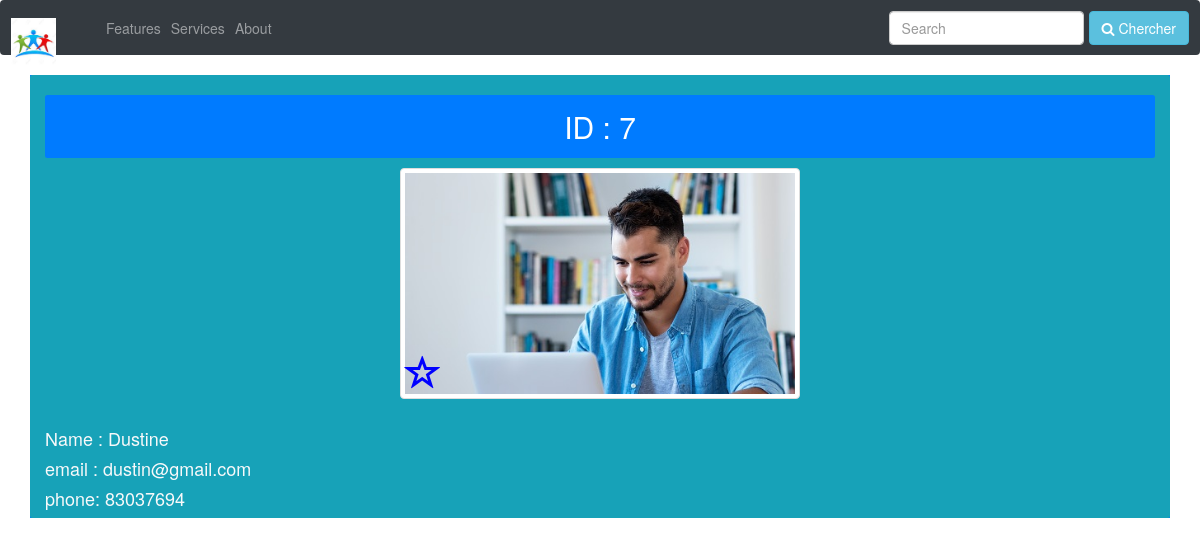
Screenshot of /details.php?details=7 with the database file from the repository.
### tables this page shows
CREATE TABLE `phpcrud` (
  `id` int(11) NOT NULL,
  `nom` varchar(100) NOT NULL,
  `email` varchar(255) NOT NULL,
  `phone` varchar(10) NOT NULL,
  `photo` varchar(255) NOT NULL
);

### action.php (called while the page is built, shortened)
<?php
include 'config.php';
if(isset($_GET['details'])){
	$id=$_GET['details'];
	$query="SELECT * FROM phpcrud WHERE id =?";
	$stmt=$conn->prepare($query);
	$stmt->bind_param("i",$id);
	$stmt->execute();
	$result=$stmt->get_result();
	$row=$result->fetch_assoc();
	$vid=$row['id'];
	$vnom=$row['nom'];
	$vemail=$row['email'];
	$vphone=$row['phone'];
	$vphoto=$row['photo'];
}
?>

### details.php (the view, shortened to what this page needs)
<?php
include 'action.php';
 ?>
<!DOCTYPE html>
<html lang="en">
<head>
<link rel="stylesheet" href="https://maxcdn.bootstrapcdn.com/bootstrap/4.5.0/css/bootstrap.min.css">
<link rel="stylesheet" href="logo.css">
<link rel="stylesheet" href="details.css">
<link rel="stylesheet" href="https://maxcdn.bootstrapcdn.com/font-awesome/4.7.0/css/font-awesome.min.css">
    </head>
    <body>
      <nav class="navbar navbar-expand-md bg-dark navbar-dark">
  <a class="navbar-brand" href="#" ><img src="image/voisin.jpg" class="img-responsive logo"></a>
  <div class="collapse navbar-collapse" id="collapsibleNavbar">
    <ul class="navbar-nav ">
      <li class="nav-item">
        <a class="nav-link" href="#">Features</a>
      </li>
      <li class="nav-item">
        <a class="nav-link" href="#">Services</a>
      </li>
      <li class="nav-item">
        <a class="nav-link" href="#">About</a>
      </li>
    </ul>
</div>
    <form class="form-inline" action="/action_page.php">
    <input class="form-control mr-sm-2" type="text" placeholder="Search">
    <button type="submit" class="btn btn-info"><span class="fa fa-search"></span> Chercher</button>
  </form>
</nav>
<div class="container bg-primary text-white">
  <div class="row justify-content">
    <div class="col-md-12 mt-14 bg-info p-6 rounded">
      <div >
        <h2 class="bg-primary p-4 rounded text-center ">ID : <?= $vid; ?>
        </h2>
        <div class="text-center">
          <img src=" <?= $vphoto; ?>" width="400" class="img-thumbnail">
          <div>
          <link href="//netdna.bootstrapcdn.com/bootstrap/3.0.0/css/bootstrap.min.css" rel="stylesheet">
<label for="id-of-input" class="custom-checkbox text-center">
  <i class="glyphicon glyphicon-star-empty"></i>
  </div>
        </div>
        <h4 class="text-light">
          Name : <?= $vnom; ?>
        </h4>
        <h4 class="text-light">
          email : <?= $vemail; ?>
        </h4 >
        <h4 class="text-light">
          phone: <?= $vphone; ?>
        </h4>
      </div>
    </div>
  </div>
</div>
</body>
</html>

### logo.css (style rules this page uses)
.navbar-brand { margin: 0; padding: 0; }
.logo { height: 50px; padding-right: 0px; margin-left: -15px; width: 60px; }
.navbar-expand-md { height: 55px; padding-top: 5px; }

### details.css (style rules this page uses)
label { font-size: 48px }
.custom-checkbox { margin-left: -3em; position: relative; cursor: pointer; }
.custom-checkbox .glyphicon { color: gold; position: absolute; top: -1.5em; left: -3.4em; font-size: 0.75em; }
.custom-checkbox .glyphicon-star-empty { color: blue; }

### rows the page displays
phpcrud: id "7", photo (picture), nom "Dustine", email "dustin@gmail.com", phone "83037694"
